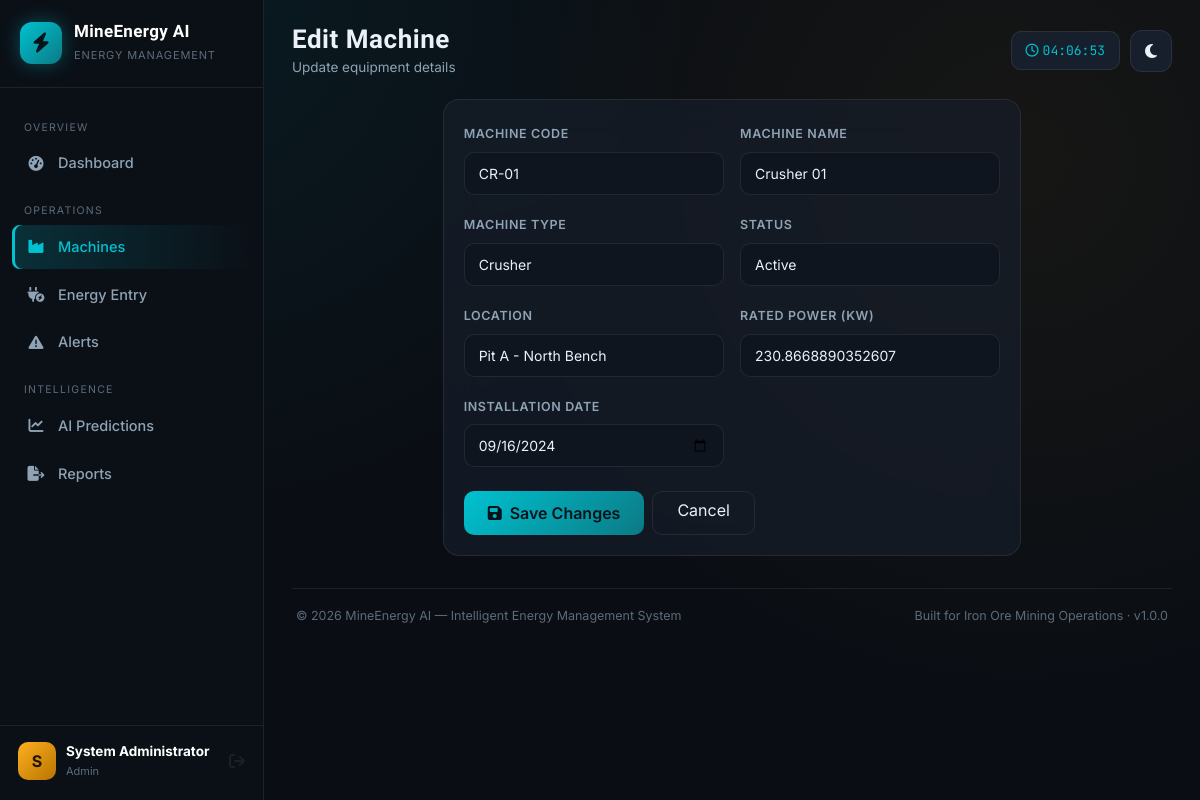
Page /machines/edit/1 (signed in) on the committed database.
### models/models.py (models this page shows, shortened)
class User(UserMixin, db.Model):
    __tablename__ = "users"
    id = db.Column(db.Integer, primary_key=True)
    full_name = db.Column(db.String(120), nullable=False)
    username = db.Column(db.String(80), unique=True, nullable=False, index=True)
    email = db.Column(db.String(120), unique=True, nullable=False)
    password_hash = db.Column(db.String(255), nullable=False)
    role = db.Column(db.String(30), default="Operator")  # Admin / Manager / Operator
    created_at = db.Column(db.DateTime, default=datetime.utcnow)

class Machine(db.Model):
    __tablename__ = "machines"
    id = db.Column(db.Integer, primary_key=True)
    machine_code = db.Column(db.String(20), unique=True, nullable=False)  # e.g. CR-01
    name = db.Column(db.String(120), nullable=False)
    machine_type = db.Column(db.String(50), nullable=False)  # Crusher, Conveyor, etc.
    location = db.Column(db.String(120), nullable=False)
    status = db.Column(db.String(20), default="Active")  # Active / Idle / Maintenance / Offline
    installation_date = db.Column(db.Date, nullable=False)
    rated_power_kw = db.Column(db.Float, default=100.0)  # nameplate power rating
    created_at = db.Column(db.DateTime, default=datetime.utcnow)
    energy_records = db.relationship(
        "EnergyRecord", backref="machine", lazy="dynamic", cascade="all, delete-orphan"
    )
    alerts = db.relationship(
        "Alert", backref="machine", lazy="dynamic", cascade="all, delete-orphan"
    )
    predictions = db.relationship(
        "Prediction", backref="machine", lazy="dynamic", cascade="all, delete-orphan"
    )

### routes/machines.py (the view, shortened to what this page needs)
@machines_bp.route("/edit/<int:machine_id>", methods=["GET", "POST"])
@login_required
def edit(machine_id):
    machine = Machine.query.get_or_404(machine_id)
    return render_template(
        "machine_form.html", machine=machine, machine_types=MACHINE_TYPES, statuses=STATUSES
    )

### app.py (called while the page is built)
@login_manager.user_loader
def load_user(user_id):
    return db.session.get(User, int(user_id))

### templates/machine_form.html (shortened to what this page needs)
{% extends "base.html" %}
{% block page_title %}{{ 'Edit Machine' if machine else 'Add New Machine' }}{% endblock %}
{% block page_subtitle %}{{ 'Update equipment details' if machine else 'Register a new piece of mining equipment' }}{% endblock %}
{% block content %}
<div class="row justify-content-center">
  <div class="col-lg-8">
    <div class="glass-card fade-in-up">
      <form method="POST" class="form-industrial">
        <div class="row g-3">
          <div class="col-md-6">
            <label class="form-label">Machine Code</label>
            <input type="text" name="machine_code" class="form-control" placeholder="e.g. CR-01"
                   value="{{ machine.machine_code if machine else '' }}" required>
          </div>
          <div class="col-md-6">
            <label class="form-label">Machine Name</label>
            <input type="text" name="name" class="form-control" placeholder="e.g. Crusher 01"
                   value="{{ machine.name if machine else '' }}" required>
          </div>
          <div class="col-md-6">
            <label class="form-label">Machine Type</label>
            <select name="machine_type" class="form-select" required>
              {% for t in machine_types %}
              <option value="{{ t }}" {% if machine and machine.machine_type == t %}selected{% endif %}>{{ t }}</option>
              {% endfor %}
            </select>
          </div>
          <div class="col-md-6">
            <label class="form-label">Status</label>
            <select name="status" class="form-select" required>
              {% for s in statuses %}
              <option value="{{ s }}" {% if machine and machine.status == s %}selected{% endif %}>{{ s }}</option>
              {% endfor %}
            </select>
          </div>
          <div class="col-md-6">
            <label class="form-label">Location</label>
            <input type="text" name="location" class="form-control" placeholder="e.g. Pit A - North Bench"
                   value="{{ machine.location if machine else '' }}" required>
          </div>
          <div class="col-md-6">
            <label class="form-label">Rated Power (kW)</label>
            <input type="number" step="0.1" name="rated_power_kw" class="form-control" placeholder="e.g. 250"
                   value="{{ machine.rated_power_kw if machine else '' }}" required>
          </div>
          <div class="col-md-6">
            <label class="form-label">Installation Date</label>
            <input type="date" name="installation_date" class="form-control"
                   value="{{ machine.installation_date.strftime('%Y-%m-%d') if machine else '' }}" required>
          </div>
        </div>
        <div class="d-flex gap-2 mt-4">
          <button type="submit" class="btn btn-industrial px-4">
            <i class="fa-solid fa-floppy-disk me-2"></i>{{ 'Save Changes' if machine else 'Add Machine' }}
          </button>
          <a href="{{ url_for('machines.index') }}" class="btn btn-outline-industrial px-4">Cancel</a>
        </div>
      </form>
    </div>
  </div>
</div>
{% endblock %}

### templates/base.html (shortened to what this page needs)
<!DOCTYPE html>
<html lang="en" data-theme="dark">
<head>
<link href="https://cdnjs.cloudflare.com/ajax/libs/bootstrap/5.3.3/css/bootstrap.min.css" rel="stylesheet">
<link href="https://cdnjs.cloudflare.com/ajax/libs/font-awesome/6.5.1/css/all.min.css" rel="stylesheet">
<link href="{{ url_for('static', filename='css/style.css') }}" rel="stylesheet">
</head>
<body>
{% if current_user.is_authenticated %}
<div class="app-shell">
  <aside class="sidebar" id="sidebar">
    <div class="sidebar-brand">
      <div class="brand-icon"><i class="fa-solid fa-bolt"></i></div>
      <div class="brand-text">
        <h5>MineEnergy AI</h5>
        <span>Energy Management</span>
      </div>
    </div>
    <nav class="sidebar-nav">
      <div class="nav-section-label">Overview</div>
      <a href="{{ url_for('dashboard.index') }}" class="nav-link {% if request.endpoint == 'dashboard.index' %}active{% endif %}">
        <i class="fa-solid fa-gauge-high"></i> Dashboard
      </a>
      <div class="nav-section-label">Operations</div>
      <a href="{{ url_for('machines.index') }}" class="nav-link {% if request.endpoint and request.endpoint.startswith('machines.') %}active{% endif %}">
        <i class="fa-solid fa-industry"></i> Machines
      </a>
      <a href="{{ url_for('energy.index') }}" class="nav-link {% if request.endpoint and request.endpoint.startswith('energy.') %}active{% endif %}">
        <i class="fa-solid fa-plug-circle-bolt"></i> Energy Entry
      </a>
      <a href="{{ url_for('alerts.index') }}" class="nav-link {% if request.endpoint and request.endpoint.startswith('alerts.') %}active{% endif %}">
        <i class="fa-solid fa-triangle-exclamation"></i> Alerts
      </a>
      <div class="nav-section-label">Intelligence</div>
      <a href="{{ url_for('predictions.index') }}" class="nav-link {% if request.endpoint and request.endpoint.startswith('predictions.') %}active{% endif %}">
        <i class="fa-solid fa-chart-line"></i> AI Predictions
      </a>
      <a href="{{ url_for('reports.index') }}" class="nav-link {% if request.endpoint and request.endpoint.startswith('reports.') %}active{% endif %}">
        <i class="fa-solid fa-file-export"></i> Reports
      </a>
    </nav>
    <div class="sidebar-footer">
      <div class="sidebar-user">
        <div class="avatar">{{ current_user.full_name[0] }}</div>
        <div class="info">
          <strong>{{ current_user.full_name }}</strong>
          <small>{{ current_user.role }}</small>
        </div>
        <a href="{{ url_for('auth.logout') }}" class="ms-auto text-muted" title="Logout">
          <i class="fa-solid fa-arrow-right-from-bracket"></i>
        </a>
      </div>
    </div>
  </aside>
  <main class="main-content">
    <div class="topbar">
      <div class="d-flex align-items-center gap-3">
        <div>
          <h1 class="page-title">{% block page_title %}Dashboard{% endblock %}</h1>
          <div class="page-subtitle">{% block page_subtitle %}Real-time energy intelligence for iron ore operations{% endblock %}</div>
        </div>
      </div>
      <div class="topbar-actions">
        <div class="live-clock"><i class="fa-regular fa-clock me-1"></i><span id="liveClock">--:--:--</span></div>
        <button class="theme-toggle-btn" id="themeToggle" title="Toggle theme">
          <i class="fa-solid fa-moon" id="themeIcon"></i>
        </button>
      </div>
    </div>
    <div class="toast-container position-fixed top-0 end-0 p-3">
    </div>
    {% block content %}{% endblock %}
    <footer class="app-footer">
      <div>&copy; {{ current_year }} MineEnergy AI &mdash; Intelligent Energy Management System</div>
      <div>Built for Iron Ore Mining Operations &middot; v1.0.0</div>
    </footer>
  </main>
</div>
{% else %}
  {% block guest_content %}{% endblock %}
{% endif %}
</body>
</html>

### rows in the picture
User: full_name "S", full_name "System Administrator", role "Admin"
Machine: machine_code "CR-01", name "Crusher 01", machine_type "Crusher", status "Active", location "Pit A - North Bench", rated_power_kw "230.8668890352607", installation_date "09/16/2024"

### other values in the picture
{{ 'Edit Machine' if machine else 'Add New Machine' }} "Edit Machine"
{{ 'Save Changes' if machine else 'Add Machine' }} "Save Changes"
